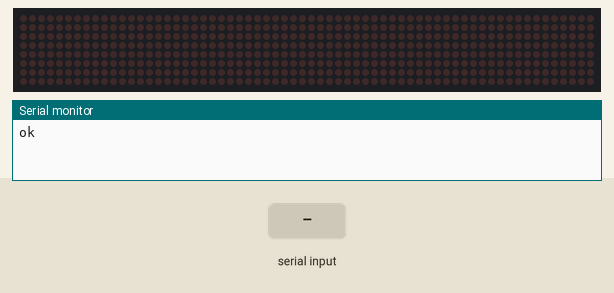
Simulated run of this sketch. Board: Arduino Uno, built with avr-gcc and run on an emulated ATmega328P. On the bench: 64×8 LED matrix, the last lines printed to the serial monitor. Inputs (shaded band) come from the test bench. Storage starts empty.

Above: at 1.2 s.
1.3 s: "1\n" received over the second serial link
At 1.59 s:
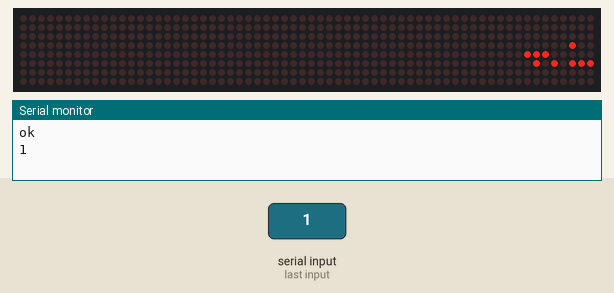
4.3 s: "0\n" received over the second serial link
At 4.73 s:
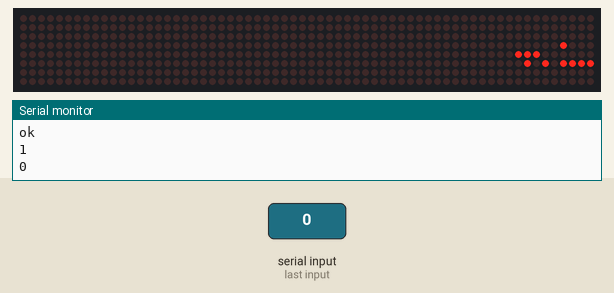
7.3 s: "2\n" received over the second serial link
At 7.86 s:
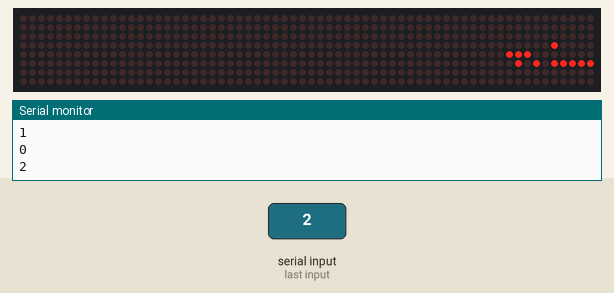
16.3 s: "1\n" received over the second serial link
At 17.09 s:
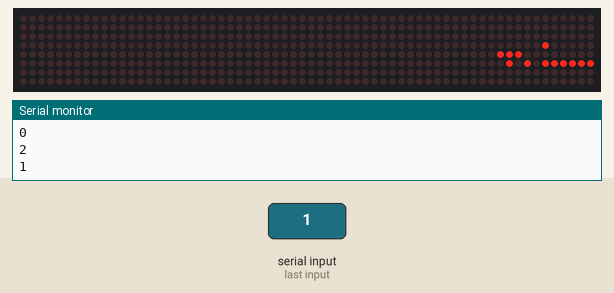
19.3 s: "0\n" received over the second serial link
At 20.23 s:
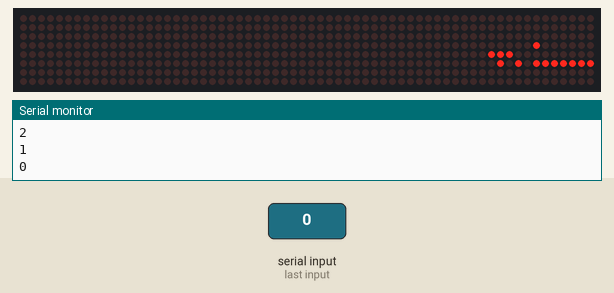

Measured:
- after the input at 1.3 s, the display: changes after 0.23 s (image 1)
- after the input at 4.3 s, the display: first differs from a run without the input after 0.23 s (image 2 shows a later state)
- after the input at 7.3 s, the display: first differs from a run without the input after 0.23 s (image 3 shows a later state)
- after the input at 16.3 s, the display: first differs from a run without the input after 0.32 s (image 4 shows a later state)
- after the input at 19.3 s, the display: first differs from a run without the input after 0.32 s (image 5 shows a later state)

The sketch:

ledbar5-bt.ino
```cpp
/**
 * Software serial per il BT HC06
 */
#include <SoftwareSerial.h>
SoftwareSerial BTserial( 7, 6); // RX | TX
bool RESET = false;
String btmsg;

/**
 * Lettore SD
 */
#include <SPI.h>
#include <SD.h>
File file;
String messaggio;
/**
 * La libreria LEDControl è reperibile qui:
 * http://wayoda.github.io/LedControl/
 * Oppure nel library manager come: LedControl di Eberhard Fahle
 */
#include "LedControl.h"

#define pinCLK 4
#define pinCS 3
#define pinDIN 2

#define ELEMENTS 8
LedControl lc = LedControl(pinDIN, pinCLK, pinCS, ELEMENTS);

#define MAXBARX (ELEMENTS*8)
byte mapping[13][2] = {
  {'a', 0},
  {'b', 1},
  {'c', 0},
  {'d', 0},
  {'e', 3},
  {'f', 0},
  {'g', 0},
  {'h', 2},
  {'i', 0},
  {'l', 4},
  {'m', 0},
  {'n', 0},
  {'o', 5}
  };
byte alpha[6][5] = {
  {
    B00011000,
    B00100100,
    B01000010,
    B01111110,
    B01000010
  },
  {
    B01111000,
    B01000100,
    B01111000,
    B01000100,
    B01111100
  },
  {
    B01000100,
    B01000100,
    B01111100,
    B01000100,
    B01000100
  },
  {
    B01111100,
    B01000000,
    B01111000,
    B01000000,
    B01111100
  },
  {
    B01000000,
    B01000000,
    B01000000,
    B01000000,
    B01111100
  },
  {
    B00111000,
    B01000100,
    B01000100,
    B01000100,
    B00111000
  }
};

void setup() {
  BTserial.begin(9600);

  Serial.begin(9600);
  for (int i = 0; i < ELEMENTS ; i++) {
    lc.shutdown(i,false);  // Wake up displays
    lc.setIntensity(i,1);  // 0-15
    lc.clearDisplay(i);  // Clear Displays
  }
  Serial.println("ok");

  if (!SD.begin(10)) {
    Serial.println("initialization failed!");
    return;
  }

  //readfile("dati.txt");
}

int xs = 0;

void loop() {

  readbt();

  if (RESET) {
    xs = 0;
    messaggio = btmsg;
    btmsg = "";
    RESET = false;
    for (int i = 0; i < ELEMENTS ; i++) {
      lc.clearDisplay(i);  // Clear Displays
    }
  }

  //estraggo i caratteri di messaggio e li stampo
  for (int i = 0; i < messaggio.length(); i++) {
    char c = messaggio.charAt(i);
    //ricavo l'array da visualizzare
    //la sua posizione
    int id = findInMap(c);
    //visualizzo lo sprite con la lettera
    int xlettera = xs + i*8;
    drawSprite(xlettera,1, alpha[id]);
  }
  delay(100);
  xs++;
  if (xs >= MAXBARX) xs = 0;
}

void pixel(int x, int y, bool stato){
  int el = (int)(x / 8);
  int xloc = 7-(x - (8*el));
  y = 7 - y;
  lc.setLed(el,y,xloc, stato);
}

void drawSprite(int xs, int ys, byte data[]){
  for (int r = 0; r < 5; r++) {
    for (int i = 0; i < 8; i++) {
      bool pix = data[r] & (B10000000 >> i);
      if ((xs+i) <= MAXBARX) {
        pixel(xs+i, ys+r, pix);
      }
    }
  }
}

void readbt(){
 if (BTserial.available()) {
    char c = BTserial.read();
    if (c == '\n') {
        //Serial.println("N");
        Serial.println(btmsg);
        RESET = true;
    } else if (c == '\r') {
        //Serial.println("R");
    } else {
        btmsg += c;
        //Serial.println(c);
    }
  }
}

void readfile(String fname) {
  //apro il file in lettura
  File file = SD.open(fname);
  if (file) {
    while (file.available()) {
      char c = file.read();
      if (c == '\n') {
        //Serial.println("N");
        //Serial.println(messaggio);
      } else if (c == '\r') {
        //Serial.println("R");
      } else {
        messaggio += c;
        //Serial.println(c);
      }
    }
    file.close();
  } else {
    Serial.print("error opening ");
    Serial.println(fname);
  }
}

int findInMap(char c){
  int ret = -1;
  for (int i = 0; i < 13; i++) {
    if (mapping[i][0] == c) {
        ret = mapping[i][1];
        break;
    }
  }
  return ret;
}
```
